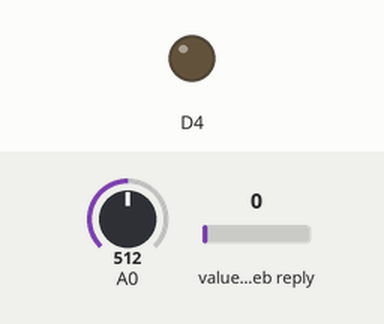
The sketch below on a simulated ESP8266 (NodeMCU). Parts: output pins drawn as LEDs (lit = HIGH). Inputs (shaded band) come from the test bench; at power-on: A0 = 512, value in the web reply 0. WiFi joins after 1.5 s; servers stay silent unless stated; web services answer with replies made up by the test bench; what the sketch prints to the serial monitor is not drawn.

Above: at 2.15 s.
At 8.4 s:
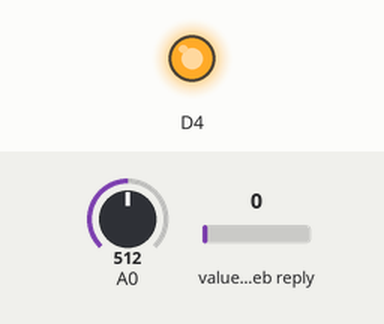
Timing chart, 0 to 18.2 s (numbered marks = the images above):
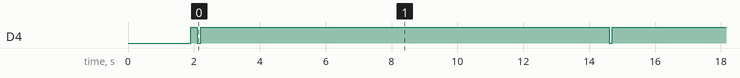

Measured:
- by itself, D4: alternates HIGH for 12.4 s and LOW for 0.10 s

The sketch:

Thingspeak-with-esp8266.ino
```cpp
#include <ESP8266WiFi.h>
#include <WiFiClient.h>
#include <ESP8266HTTPClient.h>
//https://api.thingspeak.com/update?api_key=BBCNFT8TL919MV0I&field1=0 for write
//https://api.thingspeak.com/channels/2808305/feeds.json?api_key=8ERR6GQF0PP4S2PQ&results=2 for read
const char* ssid = "Maales";
const char* password = "burkay04";

const char* channelID = "2808305";
const char* api_keyWrite = "BBCNFT8TL919MV0I";
const char* api_keyRead = "8ERR6GQF0PP4S2PQ";
const char* base_url = "http://api.thingspeak.com/";

WiFiClient client;
HTTPClient http;

void connectToWiFi();
void sendGetRequest(int field, int data);
void receiveGetRequest(int field);

void setup() {
  Serial.begin(115200);
  pinMode(D4, OUTPUT);
  connectToWiFi();
  sendGetRequest(2, 17); // send 7 to field 1

}

void loop() {
  sendGetRequest(2, analogRead(A0));
  receiveGetRequest(2);
  delay(12000);
}

void connectToWiFi() {
  WiFi.mode(WIFI_STA);
  WiFi.begin(ssid, password);
  Serial.print("Connecting");

  while (WiFi.status() != WL_CONNECTED) {
    Serial.print(".");
    delay(200);
  }

  Serial.println("\nWiFi connected");
  Serial.print("IP Address: ");
  Serial.println(WiFi.localIP());
  Serial.print("MAC Address: ");
  Serial.println(WiFi.macAddress());
}

/*
  This method sends data to the specified field at the cloud
*/
void sendGetRequest(int field, int data) {
  //https://api.thingspeak.com/update?api_key=BBCNFT8TL919MV0I&field1=0
  String url = String(base_url) + "update?api_key=" + api_keyWrite + "&field" + field + "=" + data;
  http.begin(client, url);
  int httpCode = http.GET();

  if (httpCode > 0) {
    digitalWrite(D4, LOW);
    delay(100);
    digitalWrite(D4, HIGH);
    Serial.println("Data sent succesfully");
  }
  else {
    Serial.println("Data couldnt be sent");
  }
  http.end();
}

/*
  This method takes a field number and prints the last value at the this specific field
*/
void receiveGetRequest(int field){
  //https://api.thingspeak.com/channels/2808305/feeds.json?api_key=8ERR6GQF0PP4S2PQ&results=2     Sample link

  String url = String(base_url) + "channels/"+ channelID+"/feeds.json?api_key=" + api_keyRead + "&results"+ "=1";
  http.begin(client, url);
  int httpCode = http.GET();

  if (httpCode > 0) {
    Serial.println("Data obtained");
    String response = http.getString().substring(http.getString().length()/2); //cutted from middle in order to eliminate insignificant part
    String header = "field" + String(field);
    int begin_index = response.indexOf(header)+ header.length() +3; // +3 for literals
    String result = "";
    for(int i = begin_index; response.charAt(i)!= '"';i++){
      result +=response.charAt(i);
    }

    Serial.println("Last data from field "+ String(field) + " is: "+ String(result));
  }
  else {
    Serial.println("Data couldnt be obtained");
  }
  http.end();
}
```
